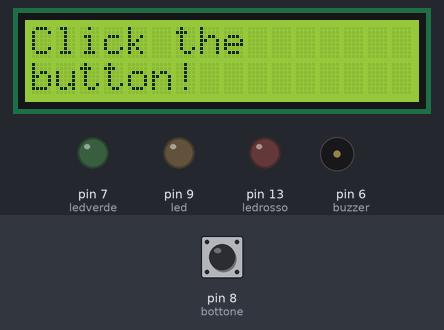
This sketch was run on a simulated Arduino Uno, built with avr-gcc and run on an emulated ATmega328P. Parts: 16×2 character LCD, output pins drawn as LEDs (lit = HIGH), buzzer (waves = sounding). Inputs (shaded band) come from the test bench; at power-on: pin 8 (bottone) LOW. Random numbers use the default seed unless the sketch sets one.

Above: at 1.3 s.
1.4 s: pin 8 (bottone) pulled HIGH for 0.15 s
At 1.9 s:
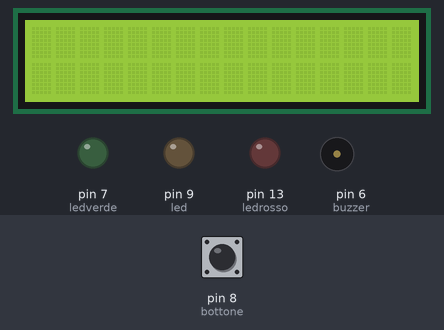
4.5 s: pin 8 (bottone) pulled HIGH for 1 s
At 5.4 s:
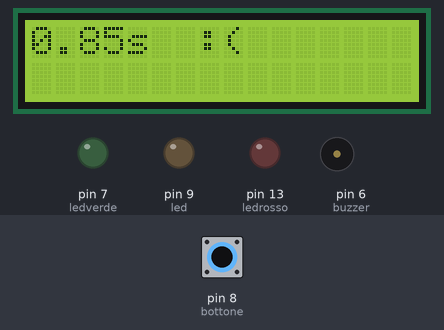
8.5 s: pin 8 (bottone) pulled HIGH for 3.2 s
At 10.3 s:
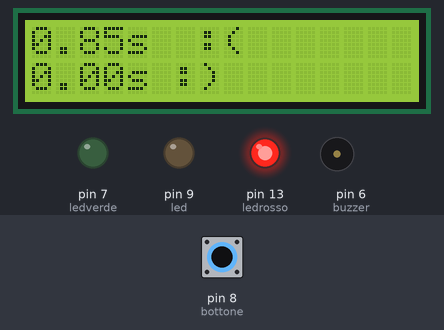
13.3 s: pin 8 (bottone) pulled HIGH for 3.2 s
At 16.9 s:
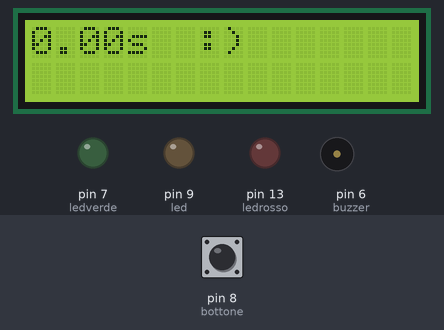
18.0 s: pin 8 (bottone) pulled HIGH for 3.2 s
At 20.5 s:
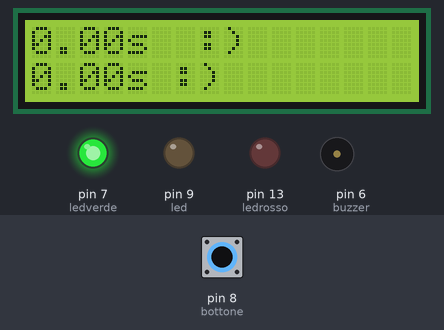
Timing chart, 0 to 24.4 s (numbered marks = the images above; inputs shaded):
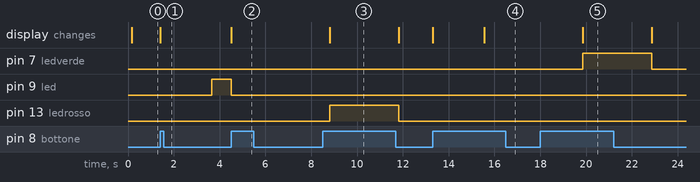

Measured:
- after the input at 1.4 s, pin 9 (led): LOW → HIGH after 2.3 s; the display: changes at once (image 1)
- after the input at 4.5 s, pin 9 (led): HIGH → LOW at once; the display: changes at once (image 2)
- after the input at 8.5 s, pin 13 (ledrosso): LOW → HIGH after 0.31 s, → LOW 3.0 s later; the display: changes after 0.31 s (image 3)
- after the input at 13.3 s, the display: first changes at once (image 4 shows a later state)
- after the input at 18.0 s, pin 7 (ledverde): LOW → HIGH after 1.9 s, → LOW 3.0 s later; the display: changes after 1.9 s (image 5)

The sketch:

progetto_con_lcd.ino
```cpp
    #include <LiquidCrystal.h>
LiquidCrystal lcd(12,11,5,4,3,2);
int buzzer = 6;
int bottone=8;
int numero;
int numeroled;
int led = 9;
int ledrosso=13;
int ledverde= 7;
double tempobuzzer;
double tempobuzzerinizio;
double tempoled;
double tempoledinizio;
bool aled = false;
double valorebuzzer;
double valoreled;
bool ledd=true;
bool buzzerr= true;
int stato;
void setup(){
  pinMode(buzzer,OUTPUT);
  pinMode(led,OUTPUT);
  pinMode(ledverde,OUTPUT);
  pinMode(ledrosso,OUTPUT);
  lcd.begin(16,2);
  numero = random(1500,5000);
  numeroled = random(1500,5000);
  delay(100);
  lcd.setCursor(0,0);
  lcd.print("Click the");
  lcd.setCursor(0,1);
  lcd.print("button!");
  stato=0;
  ledd=true;
buzzerr= true;
}
void loop(){
  stato= digitalRead(bottone);
  if(stato == HIGH){
      avvioled();
      }
      if(aled==true){
        avviobuzzer();
        }
 digitalWrite(ledverde, LOW);
digitalWrite(ledrosso, LOW);


  }
  void accendiledfinale(){
    if (ledd== true && buzzerr== true){
     digitalWrite(ledverde, HIGH);
    }
    else {
       digitalWrite(ledrosso, HIGH);
      }
  }
  void avvioled(){
   lcd.clear();
     stato= LOW;
    delay(numeroled);
    tempoledinizio = millis();
     digitalWrite(led, HIGH);
    while (stato==LOW){
      stato= digitalRead(bottone);
    if (stato==HIGH){
      aled=true;
  digitalWrite(led, LOW);
 }
   }
 tempoled = millis();
 valoreled = tempoled-tempoledinizio;
 lcd.setCursor(0,0);
 lcd.print((valoreled/1000));
 lcd.setCursor(4,0);
 lcd.print("s");
 if (valoreled<=250){
  lcd.setCursor(7,0);
  lcd.print(":)");
   ledd=true;
 }
 else {
  lcd.setCursor(7,0);
  lcd.print(":( ");
  ledd=false;
 }

}
void avviobuzzer(){
   aled=false;
    stato= LOW;
  delay(numero);
  tone(buzzer,1000);
  tempobuzzerinizio= millis();
 while (stato==LOW){
   stato= digitalRead(bottone);
    if (stato==HIGH){
    noTone(buzzer);
    tempobuzzer= millis();
   }
}
valorebuzzer=tempobuzzer-tempobuzzerinizio;
lcd.setCursor(0,1);
lcd.print(valorebuzzer/1000);
lcd.setCursor(4,1);
lcd.print("s");
if (valorebuzzer<=250){
  buzzerr= true;
  lcd.setCursor(6,1);
  lcd.print(":)");
 }
 else {
  buzzerr= false;
  lcd.setCursor(6,1);
  lcd.print(":(");
 } if (ledd==true && buzzerr==true){
     digitalWrite(ledverde, HIGH);
    }
    else {
       digitalWrite(ledrosso, HIGH);
      }

delay(3000);
        esamefinito();
 }

 void esamefinito(){
  lcd.setCursor(10,0);
  lcd.print("NEW");
    lcd.setCursor(9,1);
  lcd.print("TEST");
 while (stato==LOW){
   stato= digitalRead(bottone);
  if (stato== HIGH){
    delay(3000);
   setup();
    }
  }
  }
```
